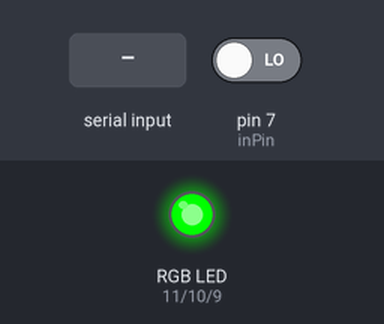
This sketch was run on a simulated Arduino Mega 2560, built with avr-gcc and run on an emulated ATmega2560. On the bench: an RGB LED mixed from three pins (HIGH = lit). The test bench sets the inputs (shaded band); at power-on: pin 7 (inPin) LOW. What the sketch prints to the serial monitor is not drawn.

Above: at 1.2 s.
1.3 s: "1" received over the second serial link
Timing chart, 0 to 4.3 s (numbered marks = the images above; inputs shaded):
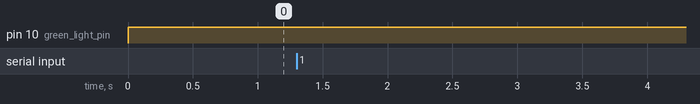

The sketch:

sketch.ino
```cpp
#include <SoftwareSerial.h>

// BLUETOOTH CONFIG
const int baud_rate = 9600;
const int endSig = 7651234;
String received_data; // Object to store read data.
String last_operation; // Object to store 1 operation after finished receiving.

// PUSH BUTTON
int inPin = 7;
int button_val = 0;

// RGB LED
int red_light_pin= 11;
int green_light_pin = 10;
int blue_light_pin = 9;

typedef struct {
  int red_light_value;
  int green_light_value;
  int blue_light_value;
} color;

color red = {255, 0, 0};
color green = {0, 255, 0};
color blue = {0, 0, 255};
color raspberry = {255, 255, 125};
color cyan = {0, 255, 255};
color magenta = {255, 0, 255};
color yellow = {255, 255, 0};

color colors[7] = {
  red, // Red 0
  green, // Green 1
  blue, // Blue 2
  raspberry, // Raspberry 3
  cyan, // Cyan 4
  magenta, // Magenta 5
  yellow // Yellow 6
};

void fire_color(int red_light_value, int green_light_value, int blue_light_value) {
  analogWrite(red_light_pin, red_light_value);
  analogWrite(green_light_pin, green_light_value);
  analogWrite(blue_light_pin, blue_light_value);
}

void fire_color_from_index(int index) {
  color selected_color = colors[index];
  fire_color(selected_color.red_light_value, selected_color.green_light_value, selected_color.blue_light_value);
}

void fire_color_from_string(char* selected_color) {
  int index = 0;
  if ("red" == selected_color || "Red" == selected_color) {
    //
  } else if ("green" == selected_color || "Green" == selected_color) {
    index = 1;
  } else if ("blue" == selected_color || "Blue" == selected_color) {
    index = 2;
  } else if ("raspberry" == selected_color || "Raspberry" == selected_color) {
    index = 3;
  } else if ("cyan" == selected_color || "Cyan" == selected_color) {
    index = 4;
  } else if ("magenta" == selected_color || "Magenta" == selected_color) {
    index = 5;
  } else if ("yellow" == selected_color || "Yellow" == selected_color) {
    index = 6;
  }
  fire_color_from_index(index);
}


int count = 0;
int max_count = 7;

void setup() {
  // RGB LED
  pinMode(red_light_pin, OUTPUT);
  pinMode(green_light_pin, OUTPUT);
  pinMode(blue_light_pin, OUTPUT);

  // PUSH BUTTON
  pinMode(inPin, INPUT);

  // MAKE SURE THAT THE TX AND RX PINS ARE CONNECTED TO:
  // NOTE: This is only validated for the Elegoo Mega 2560 Third Party Board.
  //       If you are using an Arduino board, the following TX/RX config may
  //       not apply.
  // TXD --> RXA (19 for Serial 1)
  // RXD --> TXA (18 for Serial 1)
  Serial.begin(baud_rate);
  Serial1.begin(baud_rate);
  Serial.print("Bluetooth configured, baud rate: ");
  Serial.print(baud_rate);
  Serial.println(".");
}

void loop() { // run over and over

  bool reading = false;
  char recv_data;

  button_val = digitalRead(inPin);  // read input value
  Serial.println("");
  Serial.print("Button Val: ");
  Serial.print(button_val);
  Serial.println("");
  // if (button_val == 0) {         // check if the input is HIGH (button released)
  //   fire_color_from_string("Blue");
  // } else {
  //   fire_color_from_string("Magenta");
  // }

  fire_color_from_string("green");

  if (Serial1.available()) {
    reading = true;
    recv_data = Serial1.read();
    Serial.write(recv_data);
    received_data += recv_data;
  }


  if (reading) {
    delay(5); // Very short delay as we are reading data.

  } else {
    // Not currently recieving bluetooth data.

    // Are we done listening to an operation over bluetooth?
    // If so, store the data so we can listen for the next operation.
    if (received_data.length() > 2) {
      Serial.println("");
      Serial.println("Finished receiving operation:");
      Serial.println(received_data);
      Serial.println("");
      last_operation = received_data;
      received_data = '\0'; // Clear received data to store the next operation.
    }

    //Serial.println("Listening ...");
    delay(1500); // Wait a second.5

    // This iterates the color counter.
    // if (count < max_count) {
    //   count = count + 1;
    // } else {
    //   count = 0;
    // }

  }

}
```

Measured:
- after the input at 1.3 s, every drawn part: stays the same
